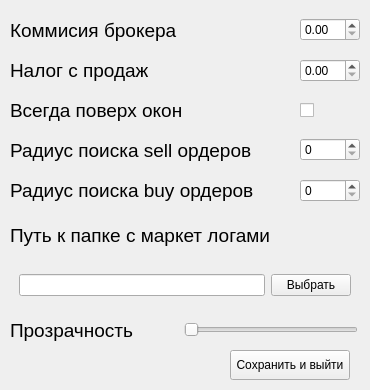
<?xml version="1.0" encoding="UTF-8"?>
<ui version="4.0">
 <class>Form</class>
 <widget class="QWidget" name="Form">
  <property name="geometry">
   <rect>
    <x>0</x>
    <y>0</y>
    <width>370</width>
    <height>390</height>
   </rect>
  </property>
  <property name="minimumSize">
   <size>
    <width>370</width>
    <height>390</height>
   </size>
  </property>
  <property name="maximumSize">
   <size>
    <width>370</width>
    <height>16777215</height>
   </size>
  </property>
  <property name="windowTitle">
   <string>Form</string>
  </property>
  <widget class="QFrame" name="position_1_1">
   <property name="geometry">
    <rect>
     <x>10</x>
     <y>10</y>
     <width>290</width>
     <height>200</height>
    </rect>
   </property>
   <layout class="QVBoxLayout" name="verticalLayout">
    <property name="spacing">
     <number>0</number>
    </property>
    <property name="leftMargin">
     <number>0</number>
    </property>
    <property name="topMargin">
     <number>0</number>
    </property>
    <property name="rightMargin">
     <number>0</number>
    </property>
    <property name="bottomMargin">
     <number>0</number>
    </property>
    <item>
     <widget class="QLabel" name="broker_tax_title">
      <property name="font">
       <font>
        <family>Arial</family>
        <pointsize>14</pointsize>
       </font>
      </property>
      <property name="text">
       <string>Коммисия брокера</string>
      </property>
     </widget>
    </item>
    <item>
     <widget class="QLabel" name="sell_tax_title">
      <property name="font">
       <font>
        <family>Arial</family>
        <pointsize>14</pointsize>
       </font>
      </property>
      <property name="text">
       <string>Налог с продаж</string>
      </property>
     </widget>
    </item>
    <item>
     <widget class="QLabel" name="on_top">
      <property name="font">
       <font>
        <family>Arial</family>
        <pointsize>14</pointsize>
       </font>
      </property>
      <property name="text">
       <string>Всегда поверх окон</string>
      </property>
     </widget>
    </item>
    <item>
     <widget class="QLabel" name="sell_order_radius">
      <property name="font">
       <font>
        <family>Arial</family>
        <pointsize>14</pointsize>
       </font>
      </property>
      <property name="text">
       <string>Радиус поиска sell ордеров</string>
      </property>
     </widget>
    </item>
    <item>
     <widget class="QLabel" name="buy_order_radius">
      <property name="font">
       <font>
        <family>Arial</family>
        <pointsize>14</pointsize>
       </font>
      </property>
      <property name="text">
       <string>Радиус поиска buy ордеров</string>
      </property>
     </widget>
    </item>
   </layout>
  </widget>
  <widget class="QFrame" name="position_1_2">
   <property name="geometry">
    <rect>
     <x>300</x>
     <y>10</y>
     <width>60</width>
     <height>200</height>
    </rect>
   </property>
   <layout class="QVBoxLayout" name="verticalLayout_2">
    <property name="spacing">
     <number>10</number>
    </property>
    <property name="leftMargin">
     <number>0</number>
    </property>
    <property name="topMargin">
     <number>0</number>
    </property>
    <property name="rightMargin">
     <number>0</number>
    </property>
    <property name="bottomMargin">
     <number>0</number>
    </property>
    <item>
     <widget class="QDoubleSpinBox" name="broker_tax_value">
      <property name="minimumSize">
       <size>
        <width>0</width>
        <height>0</height>
       </size>
      </property>
     </widget>
    </item>
    <item>
     <widget class="QDoubleSpinBox" name="sell_tax_value"/>
    </item>
    <item>
     <widget class="QCheckBox" name="on_top_checkBox">
      <property name="minimumSize">
       <size>
        <width>0</width>
        <height>20</height>
       </size>
      </property>
      <property name="text">
       <string/>
      </property>
      <property name="iconSize">
       <size>
        <width>20</width>
        <height>20</height>
       </size>
      </property>
     </widget>
    </item>
    <item>
     <widget class="QSpinBox" name="sell_order_radius_count"/>
    </item>
    <item>
     <widget class="QSpinBox" name="buy_order_radius_count"/>
    </item>
   </layout>
  </widget>
  <widget class="QPushButton" name="save_and_exit_btn">
   <property name="geometry">
    <rect>
     <x>230</x>
     <y>350</y>
     <width>120</width>
     <height>30</height>
    </rect>
   </property>
   <property name="text">
    <string>Сохранить и выйти</string>
   </property>
  </widget>
  <widget class="QFrame" name="position_2_1">
   <property name="geometry">
    <rect>
     <x>10</x>
     <y>210</y>
     <width>350</width>
     <height>100</height>
    </rect>
   </property>
   <layout class="QVBoxLayout" name="verticalLayout_3" stretch="0,0">
    <property name="spacing">
     <number>0</number>
    </property>
    <property name="leftMargin">
     <number>0</number>
    </property>
    <property name="topMargin">
     <number>0</number>
    </property>
    <property name="rightMargin">
     <number>0</number>
    </property>
    <property name="bottomMargin">
     <number>0</number>
    </property>
    <item>
     <widget class="QLabel" name="market_logs_title">
      <property name="sizePolicy">
       <sizepolicy hsizetype="Preferred" vsizetype="Preferred">
        <horstretch>0</horstretch>
        <verstretch>0</verstretch>
       </sizepolicy>
      </property>
      <property name="font">
       <font>
        <family>Arial</family>
        <pointsize>14</pointsize>
       </font>
      </property>
      <property name="text">
       <string>Путь к папке с маркет логами</string>
      </property>
     </widget>
    </item>
    <item>
     <widget class="QFrame" name="horizontalFrame">
      <layout class="QHBoxLayout" name="horizontalLayout">
       <item>
        <widget class="QLineEdit" name="market_logs_path">
         <property name="sizePolicy">
          <sizepolicy hsizetype="Expanding" vsizetype="Fixed">
           <horstretch>0</horstretch>
           <verstretch>0</verstretch>
          </sizepolicy>
         </property>
        </widget>
       </item>
       <item>
        <widget class="QPushButton" name="market_logs_btn">
         <property name="text">
          <string>Выбрать</string>
         </property>
        </widget>
       </item>
      </layout>
     </widget>
    </item>
   </layout>
  </widget>
  <widget class="QFrame" name="position_3_1">
   <property name="enabled">
    <bool>true</bool>
   </property>
   <property name="geometry">
    <rect>
     <x>10</x>
     <y>310</y>
     <width>348</width>
     <height>40</height>
    </rect>
   </property>
   <layout class="QHBoxLayout" name="horizontalLayout_2" stretch="0,0">
    <property name="spacing">
     <number>0</number>
    </property>
    <property name="leftMargin">
     <number>0</number>
    </property>
    <property name="topMargin">
     <number>0</number>
    </property>
    <property name="rightMargin">
     <number>0</number>
    </property>
    <property name="bottomMargin">
     <number>0</number>
    </property>
    <item>
     <widget class="QLabel" name="opacity_title">
      <property name="font">
       <font>
        <family>Arial</family>
        <pointsize>14</pointsize>
       </font>
      </property>
      <property name="text">
       <string>Прозрачность</string>
      </property>
     </widget>
    </item>
    <item>
     <widget class="QSlider" name="opacity_slider">
      <property name="sizePolicy">
       <sizepolicy hsizetype="Preferred" vsizetype="Fixed">
        <horstretch>0</horstretch>
        <verstretch>0</verstretch>
       </sizepolicy>
      </property>
      <property name="minimumSize">
       <size>
        <width>0</width>
        <height>0</height>
       </size>
      </property>
      <property name="orientation">
       <enum>Qt::Horizontal</enum>
      </property>
     </widget>
    </item>
   </layout>
  </widget>
 </widget>
 <resources/>
 <connections/>
</ui>
